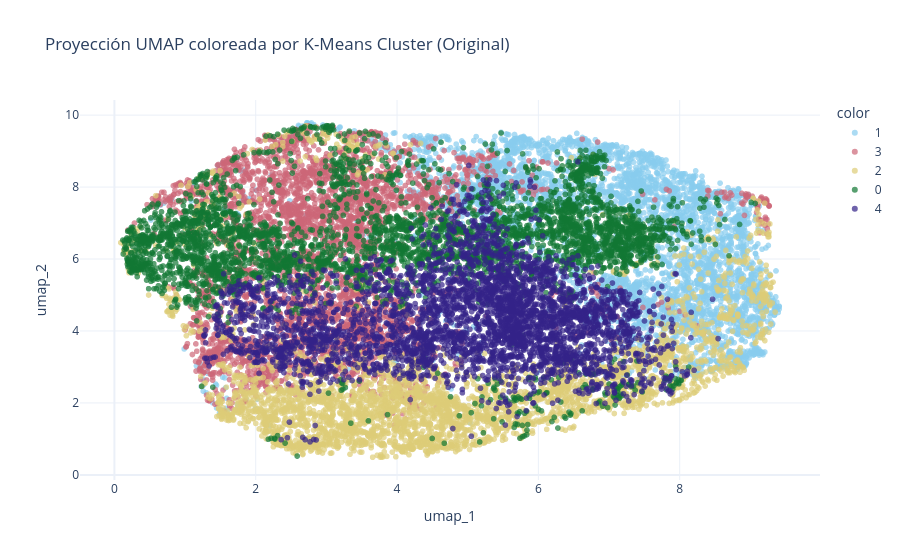

Notebook code for this chart:
### Markdown cell above
## 3. Reducción con UMAP

### Code cell
print("Ejecutando UMAP...")
X_umap = run_umap_projection(X_scaled, n_neighbors=15, min_dist=0.1, random_state=42)

df_proj['umap_1'] = X_umap[:, 0]
df_proj['umap_2'] = X_umap[:, 1]

fig_umap = px.scatter(
    df_proj, x='umap_1', y='umap_2', color=df_proj['kmeans_cluster'].astype(str),
    hover_data=['Crop', 'Soil_Type'],
    title='Proyección UMAP coloreada por K-Means Cluster (Original)',
    opacity=0.7,
    color_discrete_sequence=px.colors.qualitative.Safe
)
fig_umap.show()

### Figure 1 — Plotly figure (JSON) as saved in the notebook; plotly's stock layout.template omitted (floating-point values rounded to 4 significant figures; data arrays with more than 128 entries replaced by an {"elided": "..."} marker saying what was removed)
{"data": [{"customdata": {"elided": "4248x2 str values"}, "hovertemplate": "color=1<br>umap_1=%{x}<br>umap_2=%{y}<br>Crop=%{customdata[0]}<br>Soil_Type=%{customdata[1]}<extra></extra>", "legendgroup": "1", "marker": {"color": "rgb(136, 204, 238)", "opacity": 0.7, "symbol": "circle"}, "mode": "markers", "name": "1", "showlegend": true, "type": "scattergl", "x": {"elided": "4248 float values"}, "xaxis": "x", "y": {"elided": "4248 float values"}, "yaxis": "y"}, {"customdata": {"elided": "3926x2 str values"}, "hovertemplate": "color=3<br>umap_1=%{x}<br>umap_2=%{y}<br>Crop=%{customdata[0]}<br>Soil_Type=%{customdata[1]}<extra></extra>", "legendgroup": "3", "marker": {"color": "rgb(204, 102, 119)", "opacity": 0.7, "symbol": "circle"}, "mode": "markers", "name": "3", "showlegend": true, "type": "scattergl", "x": {"elided": "3926 float values"}, "xaxis": "x", "y": {"elided": "3926 float values"}, "yaxis": "y"}, {"customdata": {"elided": "3816x2 str values"}, "hovertemplate": "color=2<br>umap_1=%{x}<br>umap_2=%{y}<br>Crop=%{customdata[0]}<br>Soil_Type=%{customdata[1]}<extra></extra>", "legendgroup": "2", "marker": {"color": "rgb(221, 204, 119)", "opacity": 0.7, "symbol": "circle"}, "mode": "markers", "name": "2", "showlegend": true, "type": "scattergl", "x": {"elided": "3816 float values"}, "xaxis": "x", "y": {"elided": "3816 float values"}, "yaxis": "y"}, {"customdata": {"elided": "4027x2 str values"}, "hovertemplate": "color=0<br>umap_1=%{x}<br>umap_2=%{y}<br>Crop=%{customdata[0]}<br>Soil_Type=%{customdata[1]}<extra></extra>", "legendgroup": "0", "marker": {"color": "rgb(17, 119, 51)", "opacity": 0.7, "symbol": "circle"}, "mode": "markers", "name": "0", "showlegend": true, "type": "scattergl", "x": {"elided": "4027 float values"}, "xaxis": "x", "y": {"elided": "4027 float values"}, "yaxis": "y"}, {"customdata": {"elided": "3983x2 str values"}, "hovertemplate": "color=4<br>umap_1=%{x}<br>umap_2=%{y}<br>Crop=%{customdata[0]}<br>Soil_Type=%{customdata[1]}<extra></extra>", "legendgroup": "4", "marker": {"color": "rgb(51, 34, 136)", "opacity": 0.7, "symbol": "circle"}, "mode": "markers", "name": "4", "showlegend": true, "type": "scattergl", "x": {"elided": "3983 float values"}, "xaxis": "x", "y": {"elided": "3983 float values"}, "yaxis": "y"}], "layout": {"legend": {"title": {"text": "color"}, "tracegroupgap": 0}, "title": {"text": "Proyección UMAP coloreada por K-Means Cluster (Original)"}, "xaxis": {"anchor": "y", "domain": [0, 1], "title": {"text": "umap_1"}}, "yaxis": {"anchor": "x", "domain": [0, 1], "title": {"text": "umap_2"}}}}
